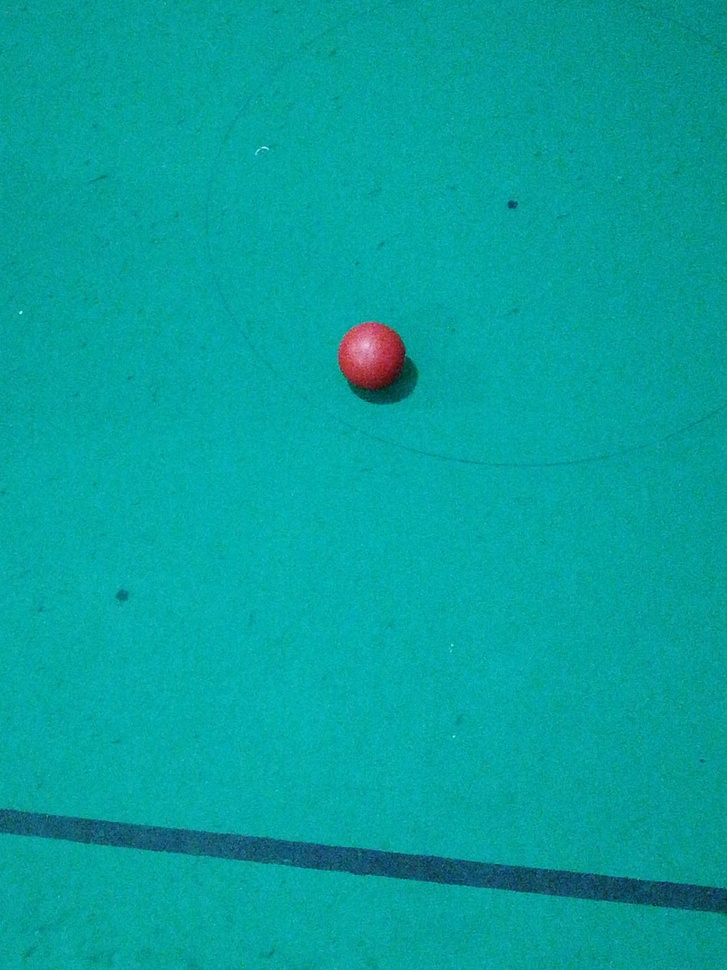
#> input picture clase26-01-2019/programas clase/imagenes/img1.jpg, 727 x 970 px, shrunk from 3120 x 4160 before the run, given in place of the camera
$ python circles.py
#> lines starting #> are read from the running program, lines starting #| are printed output that depends on the picture; after the words box and inside, x2 and y2 are one past the last pixel; in counts of white or black regions, pixels touching at a corner belong together
#Librerias necesarias
import cv2
import numpy as np

maxCirculos=6
maxCirculos=maxCirculos-1

video = cv2.VideoCapture(0)

while True:
    ret, frame = video.read()
#> frame is the input picture: shape (970, 727, 3); mean B, G, R 157.9, 162.5, 6.4
    framegrey1 = cv2.cvtColor(frame, cv2.COLOR_RGB2GRAY)
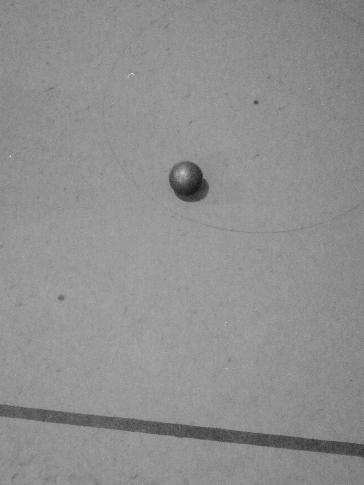
#> framegrey1: shape (970, 727) (shown at 1/2 size); min 13, max 243, mean 143.3
    cv2.imshow("Original", framegrey1)


    gray = cv2.GaussianBlur(framegrey1, (1,1), 2)
    """
    La funcion cv2.medianBlur toma la mediana de todos los pixeles bajo el area del kernel y el elemento central se sustituye por este valor mediano.
    Esto es muy eficaz contra el ruido en las imagenes.
    Lo interesante es que el elemento central es un valor recien calculado que puede ser un valor de pixel en la imagen o un nuevo valor.
    Pero en el desenfoque mediano, el elemento central siempre es reemplazado por algun valor de pixel en la imagen.
    Reduce el ruido de manera efectiva. Su tamano de nucleo debe ser un numero entero impar positivo.
    """

    gray = cv2.medianBlur(gray,5)

    # La funcion transforma la imagen en escala de grises a una imagen binaria
    gray = cv2.adaptiveThreshold(gray,255,cv2.ADAPTIVE_THRESH_GAUSSIAN_C,cv2.THRESH_BINARY,19,3)
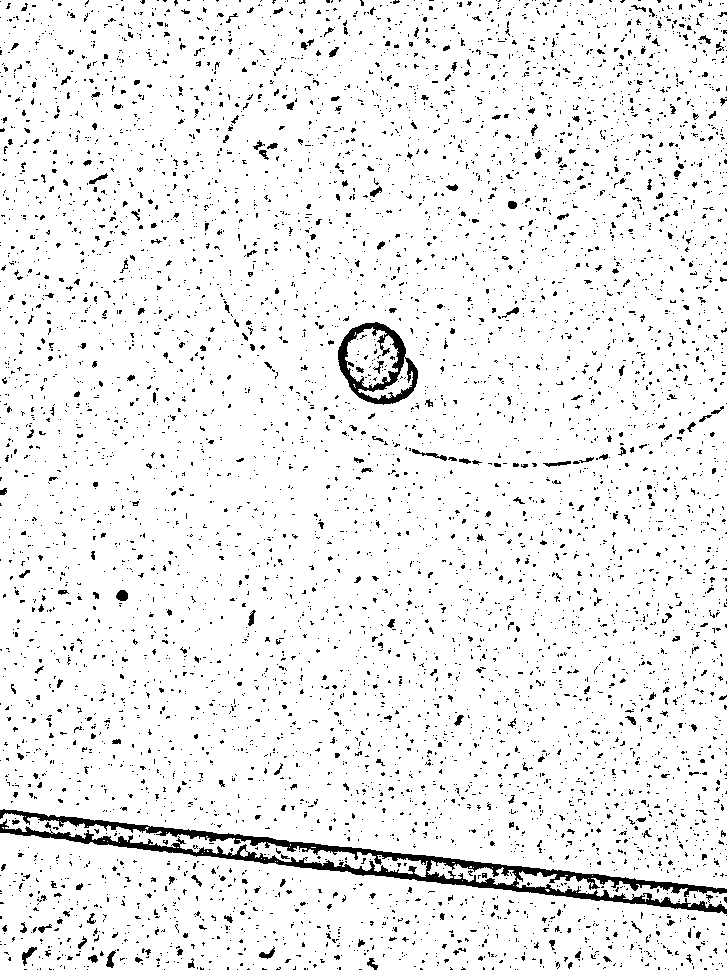
#> gray: shape (970, 727); 93.6% white; 6134 black regions (5857 under 20 px), largest, box (x1, y1, x2, y2) and area: (0, 809, 727, 914) 9646, (338, 322, 418, 405) 2120, (412, 449, 447, 461) 111

    #Se crea el kernel que se utilizara para la funcion erode y dilate
    kernel = np.ones((3,3),np.uint8)

	  #Erosion quita la estructura de pixeles de la capa mas externa
	  #Dilation agrega pixeles a la estructura de la capa mas externa
    gray = cv2.erode(gray,kernel,iterations = 1)
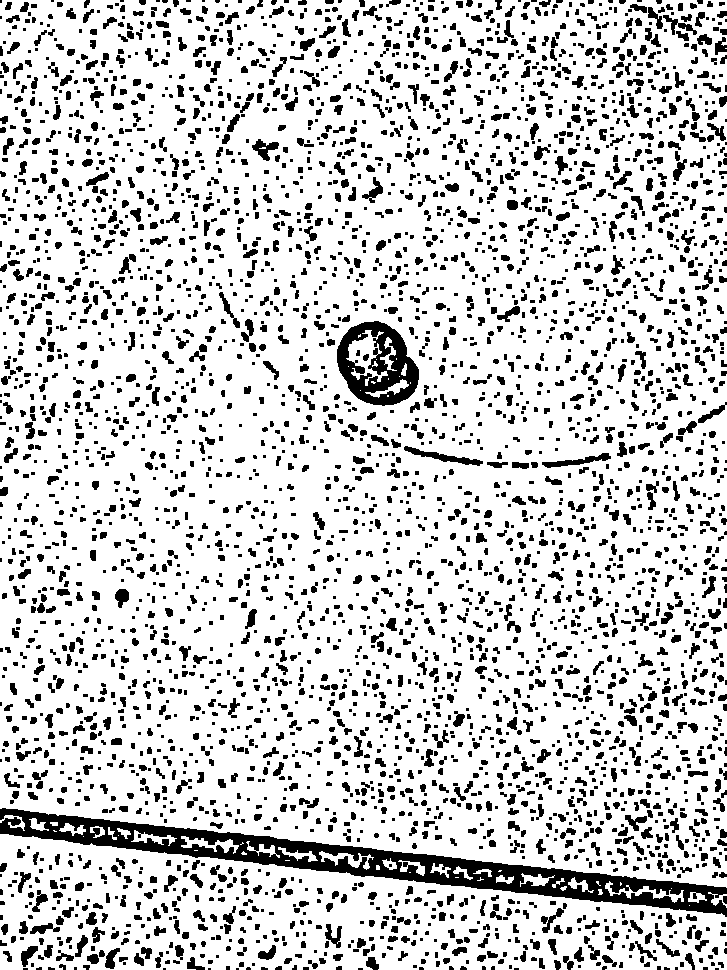
#> gray: shape (970, 727); 81% white; 4098 black regions (1876 under 20 px), largest, box (x1, y1, x2, y2) and area: (0, 808, 727, 917) 15754, (337, 321, 419, 406) 3718, (404, 446, 483, 466) 445
    gray = cv2.dilate(gray,kernel,iterations = 1)
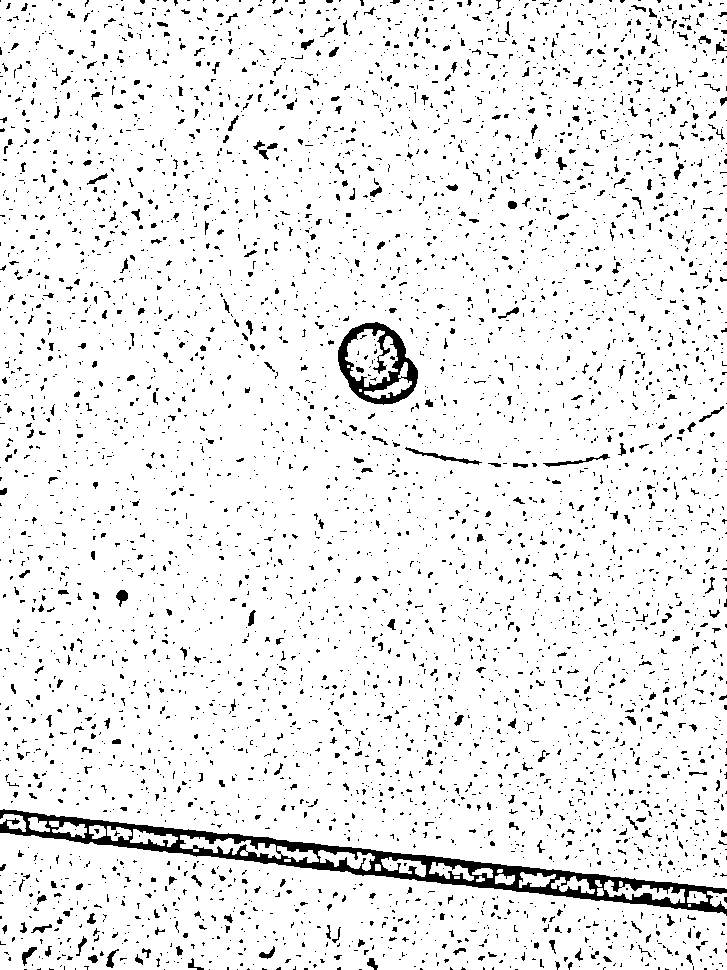
#> gray: shape (970, 727); 92.8% white; 4817 black regions (4383 under 20 px), largest, box (x1, y1, x2, y2) and area: (0, 809, 727, 916) 10956, (338, 322, 418, 405) 2408, (405, 447, 482, 465) 239

    #DETECCION DE CIRCULOS
    circles =  cv2.HoughCircles(gray, cv2.HOUGH_GRADIENT, 1, 10, np.array([]), 100, 25, 5, 100)
#> circles = 449 rows, first 8: [602.5, 794.5, 99.4], [455.5, 782.5, 93.8], [559.5, 807.5, 87.3], [455.5, 800.5, 83.9], [489.5, 800.5, 87.3], [437.5, 790.5, 90.6], [99.5, 771.5, 72.9], [290.5, 769.5, 90.5]

    #DIBUJAMOS LOS CIRCULOS EN LOS ENCONTRADOS EN FRAME
    #DIBUJARA SOLAMENTE EL MAXIMO DE CIRCULOS PERMITIDO
    circulos=0
    if circles is not None:
        try:
            for c in circles[0]:
                cv2.circle(frame, (c[0],c[1]), c[2], (0,255,0),2)
                circulos=circulos+1
                print("Coordenada X: " + str(c[0]))
                print("Coordenada Y: " + str(c[1]))
                if(circulos>maxCirculos):
                    break
#> this loop made 6 passes
#> (printed output is left out)
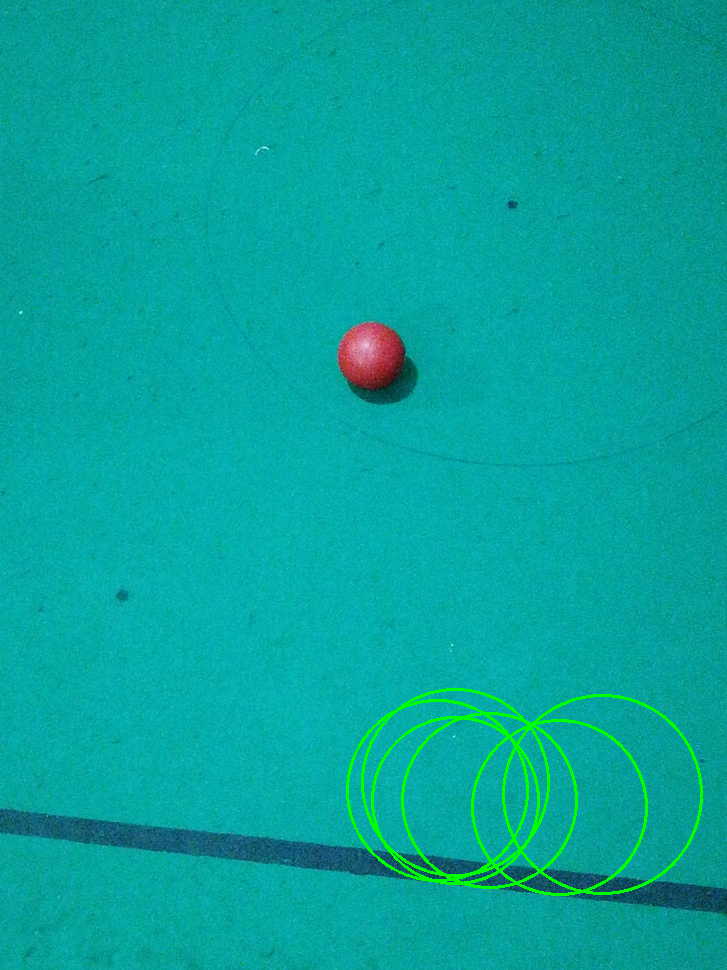
#> frame: shape (970, 727, 3); 1.35% of pixels changed, all inside (x1, y1, x2, y2) = (346, 688, 703, 896)
#> after the loop, circulos = 6
        except:
            print("NO SE DETECTA EL BALON")
    else:
        print("NO SE DETECTA EL BALON")


    cv2.imshow("video", frame)
    cv2.imshow("filtros", gray)
    if cv2.waitKey(1) & 0xFF == ord('q'):
#> (key q is pressed here)
        break
video.release()
cv2.destroyAllWindows()

$ run again, on clase26-01-2019/programas clase/imagenes/img10.jpg
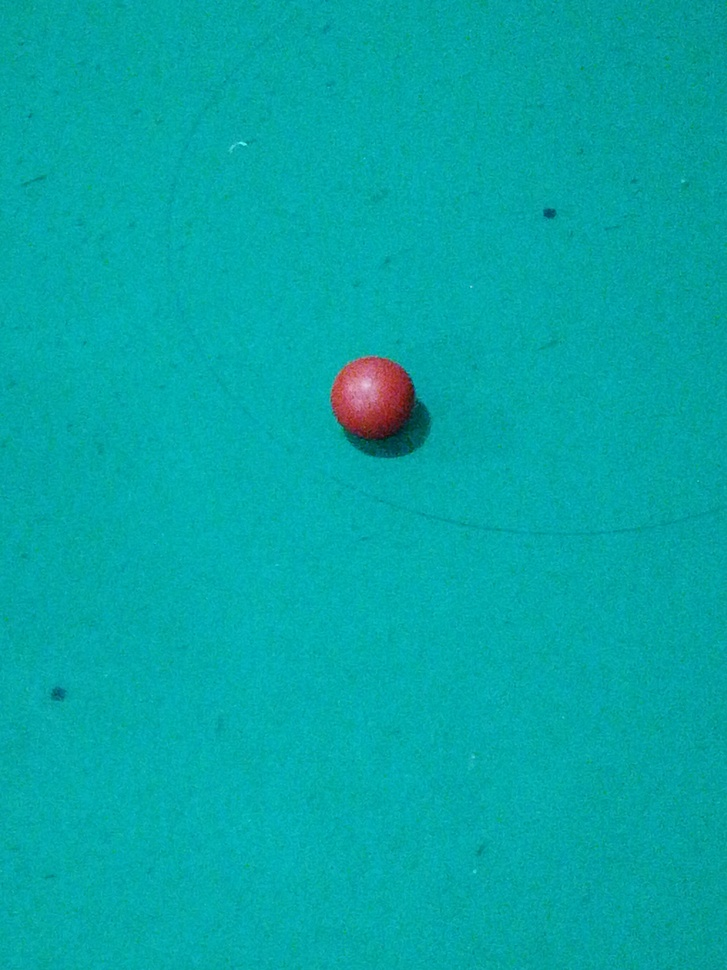
#> input picture clase26-01-2019/programas clase/imagenes/img10.jpg, 727 x 970 px, shrunk from 3120 x 4160 before the run, given in place of the camera
#> frame is the input picture: shape (970, 727, 3); mean B, G, R 167.1, 167.8, 5.3
#> `gray = cv2.dilate(gray,kernel,iterations = 1)`:
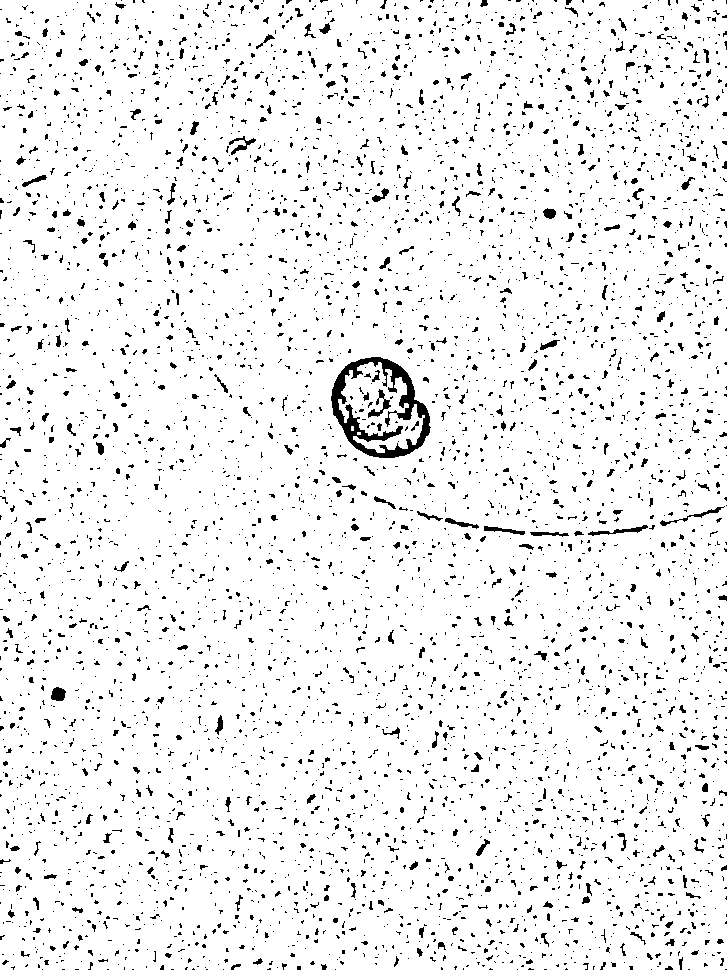
#> gray: shape (970, 727); 93.9% white; black in thin lines or dots
#> circles = 293 rows, first 8: [376.5, 395.5, 37.7], [386.5, 405.5, 51.8], [447.5, 128.5, 97.2], [466.5, 429.5, 95], [615.5, 790.5, 98.3], [618.5, 454.5, 77.4], [584.5, 759.5, 99.4], [499.5, 472.5, 96.1]
#> the loop `for c in circles[0]:` made 6 passes
#> (printed output is left out)
#> after the loop `for c in circles[0]:`:
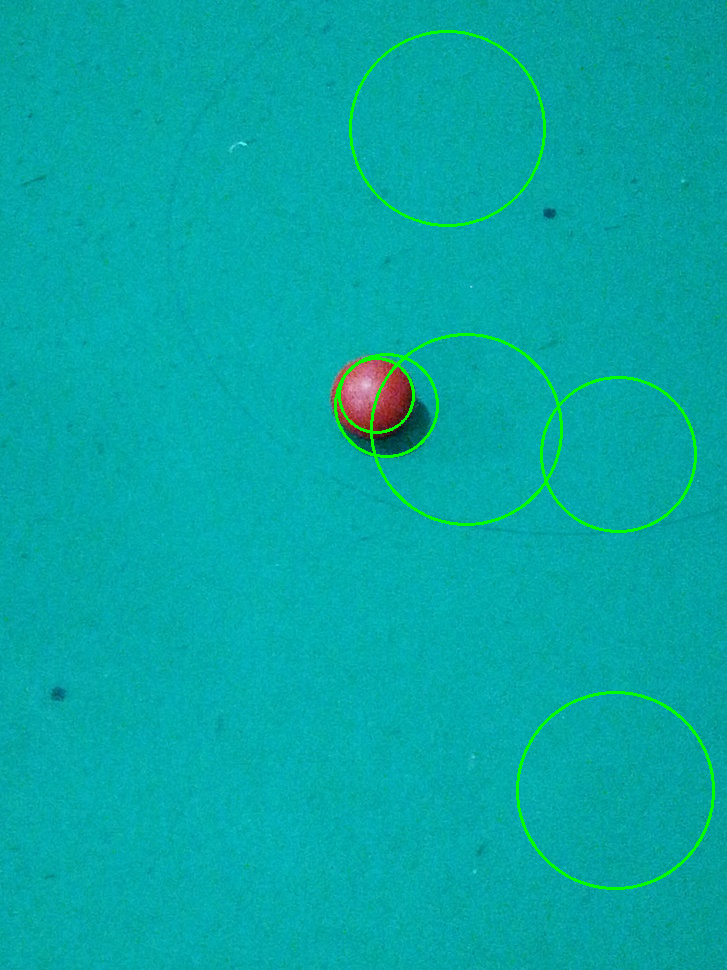
#> frame: shape (970, 727, 3); 1.18% of pixels changed, all inside (x1, y1, x2, y2) = (334, 30, 715, 890)
#> after the loop `for c in circles[0]:`: circulos = 6

$ run again, on clase26-01-2019/programas clase/imagenes/img11.jpg
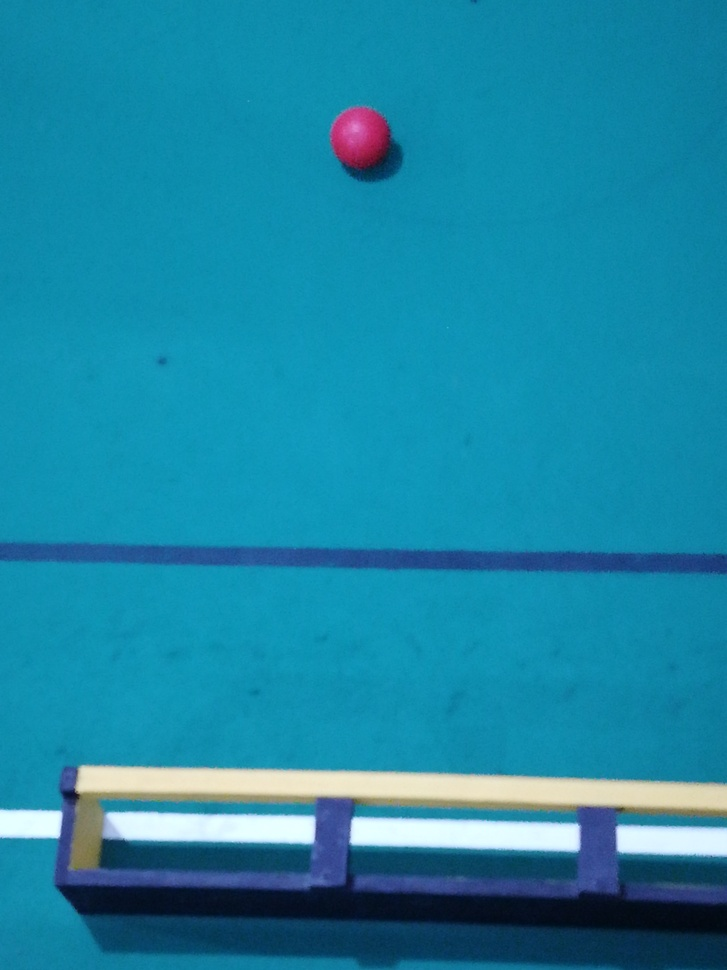
#> input picture clase26-01-2019/programas clase/imagenes/img11.jpg, 727 x 970 px, shrunk from 3120 x 4160 before the run, given in place of the camera
#> frame is the input picture: shape (970, 727, 3); mean B, G, R 165.7, 134.7, 26.8
#> `gray = cv2.dilate(gray,kernel,iterations = 1)`:
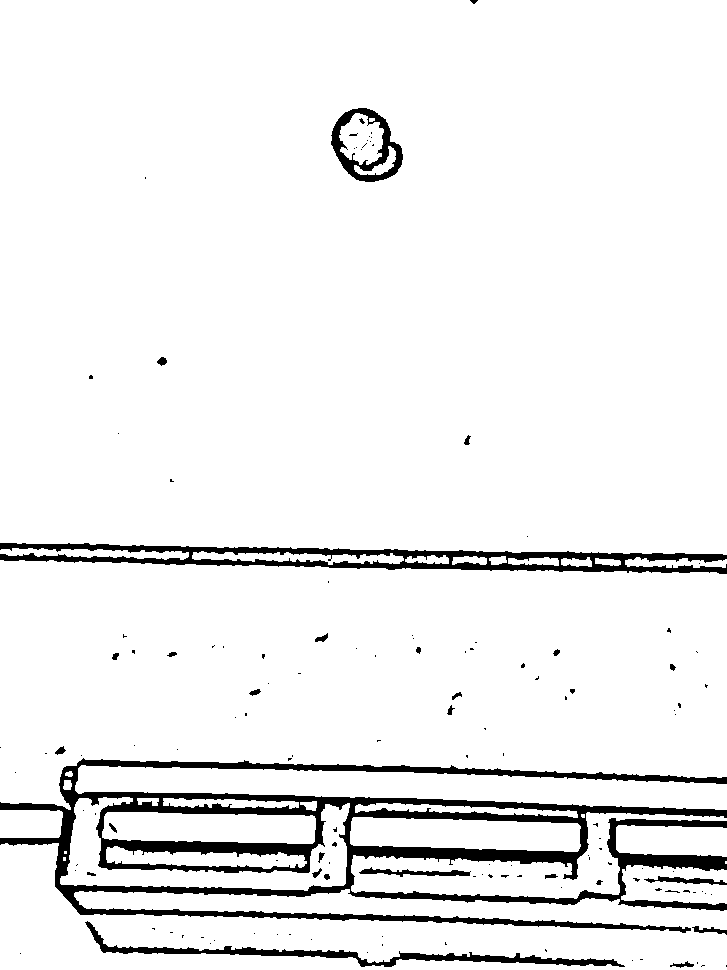
#> gray: shape (970, 727); 93.5% white; 138 black regions (110 under 20 px), largest, box (x1, y1, x2, y2) and area: (0, 758, 727, 933) 30520, (0, 543, 727, 574) 8401, (85, 921, 625, 967) 3205
#> circles = 57 rows, first 8: [138.5, 837.5, 71.9], [190.5, 853.5, 61.9], [125.5, 852.5, 62], [407.5, 834.5, 64.1], [155.5, 853.5, 62], [361.5, 139.5, 30.7], [171.5, 853.5, 61.9], [250.5, 828.5, 65.2]
#> the loop `for c in circles[0]:` made 6 passes
#> (printed output is left out)
#> after the loop `for c in circles[0]:`:
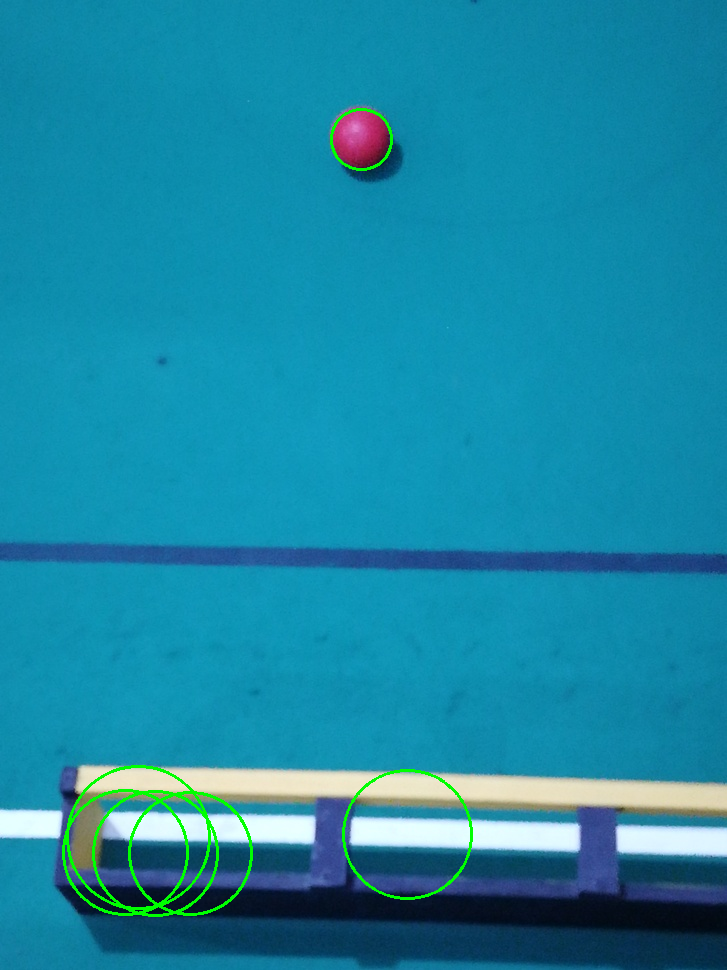
#> frame: shape (970, 727, 3); 0.89% of pixels changed, all inside (x1, y1, x2, y2) = (62, 108, 473, 917)
#> after the loop `for c in circles[0]:`: circulos = 6
